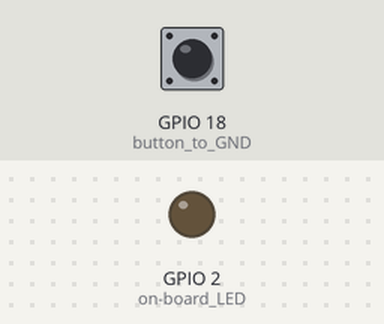
This program was run on a simulated ESP32. Shown: output pins drawn as LEDs (lit = HIGH). The inputs (shaded band) are chosen by the test bench; at power-on: GPIO 18 (button_to_GND) HIGH.

Above: at 1.2 s.
1.3 s: GPIO 18 (button_to_GND) pulled LOW for 0.15 s
At 1.37 s:
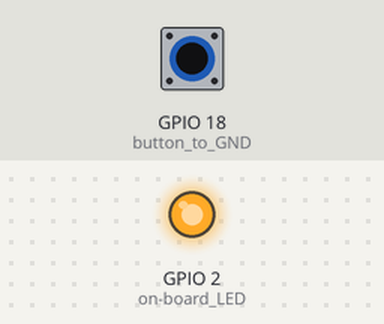
2.9 s: GPIO 18 (button_to_GND) pulled LOW for 3.2 s
At 6.5 s:
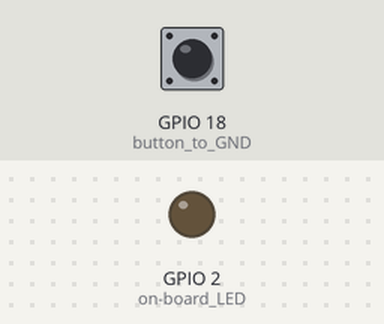
Timing chart, 0 to 8.0 s (numbered marks = the images above; inputs shaded):
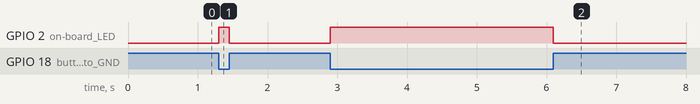

Measured:
- after the input at 1.3 s, GPIO 2 (on-board_LED): LOW → HIGH at once, → LOW 0.15 s later
- after the input at 2.9 s, GPIO 2 (on-board_LED): LOW → HIGH at once, → LOW 3.2 s later

The program:

main.cpp
```cpp
#include <Arduino.h>

void setup()
{
  pinMode(2, OUTPUT);          // on-board LED
  pinMode(18, INPUT_PULLUP);   // button to GND
}

void loop()
{
  if (digitalRead(18) == LOW)  // pressed
    digitalWrite(2, HIGH);
  else
    digitalWrite(2, LOW);
}
```
